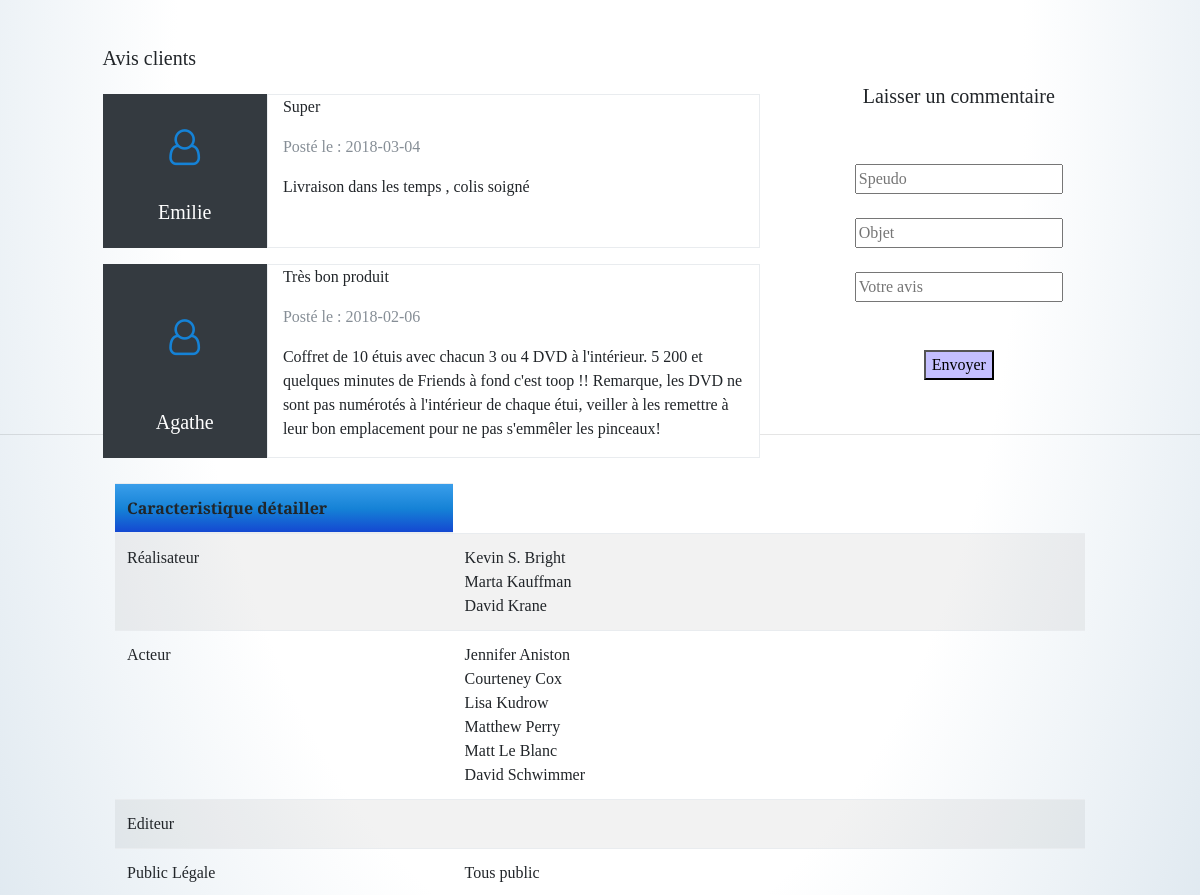
/dvd_serie.php?dvd_serie_id=1 (middle part), run on an earlier commit of the app's database.
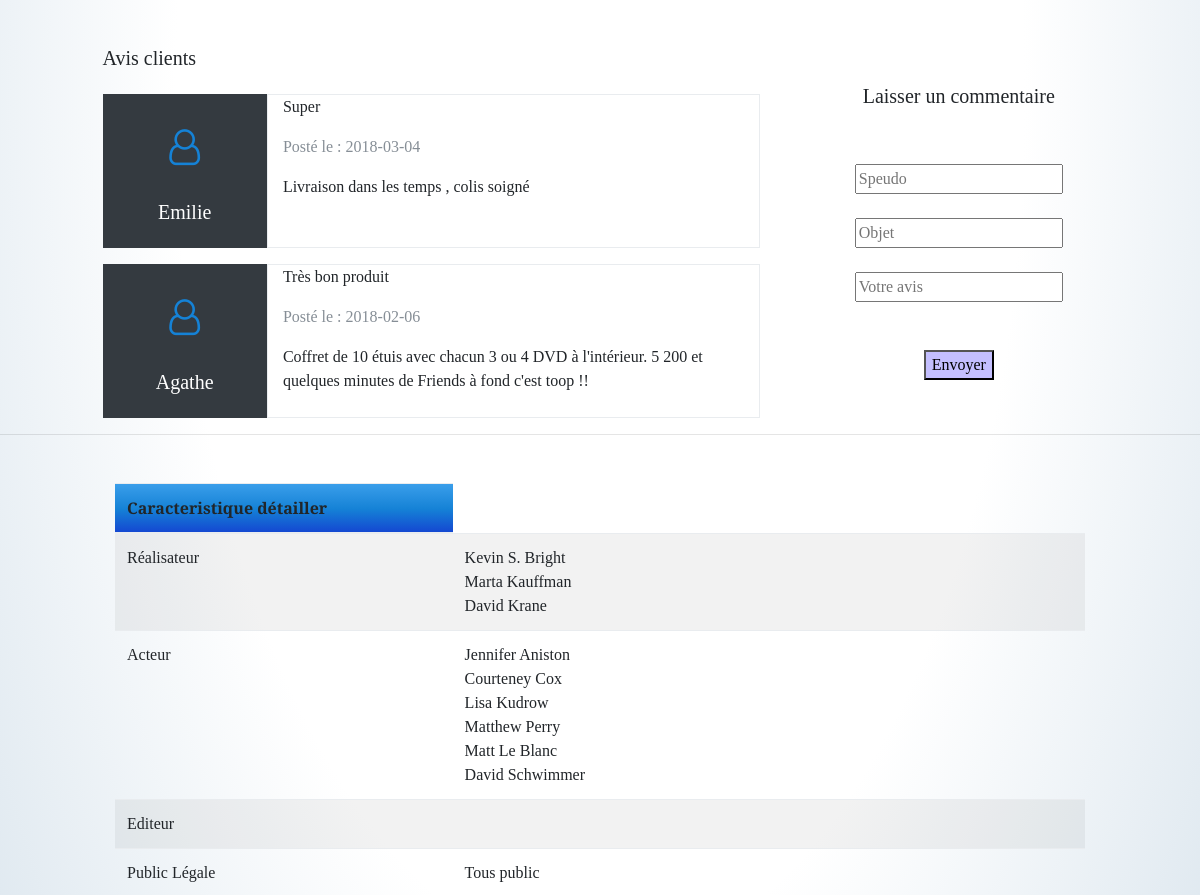
And on a later commit of the database.
### tables this page shows
CREATE TABLE `commentaire` (
  `id` int(11) NOT NULL,
  `speudo` varchar(255) NOT NULL,
  `objet` varchar(255) NOT NULL,
  `avis` text NOT NULL,
  `created_at` date NOT NULL,
  `is_published` tinyint(1) NOT NULL
);

### dvd_serie.php (the view, shortened to what this page needs)
<?php
require_once 'tools/_db.php';
if(isset($_GET['dvd_serie_id'] ) ){
	$query = $db->prepare('
		SELECT dvd_serie.*, GROUP_CONCAT(categoryserie.name SEPARATOR " / ") AS categories
		FROM dvd_serie
		JOIN dvdserie_category ON dvd_serie.id = dvdserie_category.dvd_serie_id
		JOIN categoryserie ON dvdserie_category.categoryserie_id = categoryserie.id
		WHERE dvd_serie.id = ? AND dvd_serie.is_published = 1
	');
	$query->execute( array( $_GET['dvd_serie_id'] ) );
	$dvd_serie = $query->fetch();
	if($dvd_serie){
		$query = $db->prepare('
		SELECT commentaire.*
		FROM commentaire
		JOIN commentaire_produitserie ON commentaire.id = commentaire_produitserie.commentaire_id
		JOIN dvd_serie ON commentaire_produitserie.dvd_serie_id = dvd_serie.id
		WHERE commentaire.is_published = 1 AND dvd_serie.id = ?
		GROUP BY commentaire.id
		ORDER BY created_at DESC
		LIMIT 0, 3
	');
	$result = $query->execute( array($_GET['dvd_serie_id']) );
	$commentaire = $query->fetchAll();
	}
}
else{
	header('location:dvd_serie.php');
	exit;
}
?>
<!DOCTYPE html>
<html lang="en">
<head>
    <link rel="stylesheet" href="https://maxcdn.bootstrapcdn.com/bootstrap/4.0.0-beta.3/css/bootstrap.min.css">
    <link rel="stylesheet" href="bootstrap/css/bootstrap.min.css">
    <link rel="stylesheet" href="css/moovieseries_tv.css">
		<link rel="stylesheet" href="https://cdnjs.cloudflare.com/ajax/libs/font-awesome/4.7.0/css/font-awesome.min.css">
</head>
<body>
  <head>
  </head>
<div class="row d-flex justify-content-center mt-5" id="avis">
	<div class="col-md-7">
	<h5>Avis clients</h5>
<?php if(!empty($commentaire)) : ?>
<?php foreach ($commentaire as $key => $value):?>
<div class="col-12 row view">
	<div class="mt-3 col-md-3 bg-dark d-flex justify-content-center flex-column" style="color:#1582D6;">
		<i class="fa fa-user-o m-auto" style="font-size:36px;"></i>
<h5 class="text-center text-white mb-4"><?php echo $value['speudo']; ?></h5>
	</div>
	<div class="mt-3 col-md-9 bg-white border borderdark">
	<p><?php echo $value['objet']; ?></p>
	<p class="text-secondary">Posté le : <?php echo $value['created_at']; ?></p>
	<p><?php echo $value['avis']; ?></p>
	</div>
</div>
<?php endforeach ?>
<?php else: ?>
Pas encore de commentaire pour ce produit
<?php endif;?>
	</div>
	<div class="Commentaireid col-md-3 d-flex justify-content-end">
	 <form class="d-flex flex-column m-auto align-items-center" action="dvd_serie.php?dvd_serie_id=<?php echo $dvd_serie['id'];?>" method="post">
			<h5>Laisser un commentaire</h5>
			<input class="mt-5" type="text" name="speudo" value="" placeholder="Speudo" /> <br>
			<input type="text" name="objet" value="" placeholder="Objet" /> <br>
			<input type="text" name="avis" value="" placeholder="Votre avis" /> <br>
			<input type="hidden" name="is_published" value="1" placeholder="is_published" /> <br>
			 <input type="submit" name="save" class="button" value="Envoyer" />
	 </form>
	</div>
</div>
<hr>
	<div class="avis col-10 m-auto">
	<table class="table table-striped mt-5">
	  <thead class="type" id="caracteristique">
	    <tr>
	      <th scope="col">Caracteristique détailler</th>
	    </tr>
	  </thead>
	  <tbody>
	    <tr>
	      <td>Réalisateur</td>
	      <td class="realisateur"><?php echo $dvd_serie ['realisateur']; ?></td>
	    </tr>
	    <tr>
	      <td>Acteur</td>
	      <td><?php echo $dvd_serie ['acteur']; ?></td>
	    </tr>
			<tr>
	      <td>Editeur</td>
	      <td><?php echo $dvd_serie ['editeur']; ?></td>
	    </tr>
			<tr>
	      <td>Public Légale</td>
	      <td><?php echo $dvd_serie ['public']; ?></td>
	    </tr>
	  </tbody>
	</table>
</div>
</body>
</html>

What changed in the data, as far as the page shows it:
changed commentaire "Agathe": avis "…fond c'est toop !! Remarque, les DVD ne sont pas numérotés à l'intérieur de chaque étui, veiller à les remettre à leur bon emplacement pour ne pas s'emmêler les pinceaux!" → "Coffret de 10 étuis avec chacun 3 ou 4 DVD à l'intérieur. 5 200 et quelques minutes de Friends à fond c'est toop !!"
